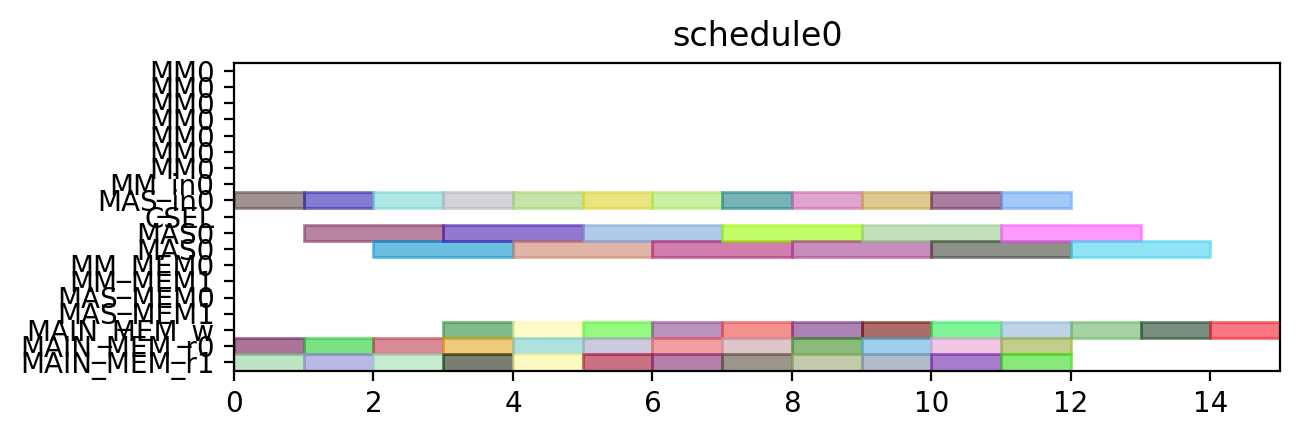

Write the Python code that produced this figure.
from pyschedule import Scenario, solvers, plotters, alt


def solve():
	horizon = 120
	S = Scenario("schedule0", horizon=horizon)

	# resource
	MM = S.Resources('MM', num=1, size=7)
	MM_in = S.Resources('MM_in', num=1)
	MAS_in = S.Resources('MAS_in', num=1)
	CSEL = S.Resource('CSEL')
	MAS = S.Resources('MAS', num=1, size=2, periods=range(1, horizon))
	MM_MEM = S.Resources('MM_MEM', num=2)
	MAS_MEM = S.Resources('MAS_MEM', num=2)
	MAIN_MEM_w = S.Resource('MAIN_MEM_w', size=1)
	MAIN_MEM_r = S.Resources('MAIN_MEM_r', num=2)

	# result of previous scheduling

	# new tasks
	c000 = S.Task('c000', length=2, delay_cost=1)
	c000 += alt(MAS)
	c000_in = S.Task('c000_in', length=1, delay_cost=1)
	c000_in += alt(MAS_in)
	S += c000_in*MAS_in[0]<=c000*MAS[0]

	S += 0<c000

	c000_w = S.Task('c000_w', length=1, delay_cost=1)
	c000_w += alt(MAIN_MEM_w)
	S += c000 <= c000_w

	c000_mem0 = S.Task('c000_mem0', length=1, delay_cost=1)
	c000_mem0 += MAIN_MEM_r[0]
	S += c000_mem0 <= c000

	c000_mem1 = S.Task('c000_mem1', length=1, delay_cost=1)
	c000_mem1 += MAIN_MEM_r[1]
	S += c000_mem1 <= c000

	c001 = S.Task('c001', length=2, delay_cost=1)
	c001 += alt(MAS)
	c001_in = S.Task('c001_in', length=1, delay_cost=1)
	c001_in += alt(MAS_in)
	S += c001_in*MAS_in[0]<=c001*MAS[0]

	S += 0<c001

	c001_w = S.Task('c001_w', length=1, delay_cost=1)
	c001_w += alt(MAIN_MEM_w)
	S += c001 <= c001_w

	c001_mem0 = S.Task('c001_mem0', length=1, delay_cost=1)
	c001_mem0 += MAIN_MEM_r[0]
	S += c001_mem0 <= c001

	c001_mem1 = S.Task('c001_mem1', length=1, delay_cost=1)
	c001_mem1 += MAIN_MEM_r[1]
	S += c001_mem1 <= c001

	c010 = S.Task('c010', length=2, delay_cost=1)
	c010 += alt(MAS)
	c010_in = S.Task('c010_in', length=1, delay_cost=1)
	c010_in += alt(MAS_in)
	S += c010_in*MAS_in[0]<=c010*MAS[0]

	S += 0<c010

	c010_w = S.Task('c010_w', length=1, delay_cost=1)
	c010_w += alt(MAIN_MEM_w)
	S += c010 <= c010_w

	c010_mem0 = S.Task('c010_mem0', length=1, delay_cost=1)
	c010_mem0 += MAIN_MEM_r[0]
	S += c010_mem0 <= c010

	c010_mem1 = S.Task('c010_mem1', length=1, delay_cost=1)
	c010_mem1 += MAIN_MEM_r[1]
	S += c010_mem1 <= c010

	c011 = S.Task('c011', length=2, delay_cost=1)
	c011 += alt(MAS)
	c011_in = S.Task('c011_in', length=1, delay_cost=1)
	c011_in += alt(MAS_in)
	S += c011_in*MAS_in[0]<=c011*MAS[0]

	S += 0<c011

	c011_w = S.Task('c011_w', length=1, delay_cost=1)
	c011_w += alt(MAIN_MEM_w)
	S += c011 <= c011_w

	c011_mem0 = S.Task('c011_mem0', length=1, delay_cost=1)
	c011_mem0 += MAIN_MEM_r[0]
	S += c011_mem0 <= c011

	c011_mem1 = S.Task('c011_mem1', length=1, delay_cost=1)
	c011_mem1 += MAIN_MEM_r[1]
	S += c011_mem1 <= c011

	c100 = S.Task('c100', length=2, delay_cost=1)
	c100 += alt(MAS)
	c100_in = S.Task('c100_in', length=1, delay_cost=1)
	c100_in += alt(MAS_in)
	S += c100_in*MAS_in[0]<=c100*MAS[0]

	S += 0<c100

	c100_w = S.Task('c100_w', length=1, delay_cost=1)
	c100_w += alt(MAIN_MEM_w)
	S += c100 <= c100_w

	c100_mem0 = S.Task('c100_mem0', length=1, delay_cost=1)
	c100_mem0 += MAIN_MEM_r[0]
	S += c100_mem0 <= c100

	c100_mem1 = S.Task('c100_mem1', length=1, delay_cost=1)
	c100_mem1 += MAIN_MEM_r[1]
	S += c100_mem1 <= c100

	c101 = S.Task('c101', length=2, delay_cost=1)
	c101 += alt(MAS)
	c101_in = S.Task('c101_in', length=1, delay_cost=1)
	c101_in += alt(MAS_in)
	S += c101_in*MAS_in[0]<=c101*MAS[0]

	S += 0<c101

	c101_w = S.Task('c101_w', length=1, delay_cost=1)
	c101_w += alt(MAIN_MEM_w)
	S += c101 <= c101_w

	c101_mem0 = S.Task('c101_mem0', length=1, delay_cost=1)
	c101_mem0 += MAIN_MEM_r[0]
	S += c101_mem0 <= c101

	c101_mem1 = S.Task('c101_mem1', length=1, delay_cost=1)
	c101_mem1 += MAIN_MEM_r[1]
	S += c101_mem1 <= c101

	c110 = S.Task('c110', length=2, delay_cost=1)
	c110 += alt(MAS)
	c110_in = S.Task('c110_in', length=1, delay_cost=1)
	c110_in += alt(MAS_in)
	S += c110_in*MAS_in[0]<=c110*MAS[0]

	S += 0<c110

	c110_w = S.Task('c110_w', length=1, delay_cost=1)
	c110_w += alt(MAIN_MEM_w)
	S += c110 <= c110_w

	c110_mem0 = S.Task('c110_mem0', length=1, delay_cost=1)
	c110_mem0 += MAIN_MEM_r[0]
	S += c110_mem0 <= c110

	c110_mem1 = S.Task('c110_mem1', length=1, delay_cost=1)
	c110_mem1 += MAIN_MEM_r[1]
	S += c110_mem1 <= c110

	c111 = S.Task('c111', length=2, delay_cost=1)
	c111 += alt(MAS)
	c111_in = S.Task('c111_in', length=1, delay_cost=1)
	c111_in += alt(MAS_in)
	S += c111_in*MAS_in[0]<=c111*MAS[0]

	S += 0<c111

	c111_w = S.Task('c111_w', length=1, delay_cost=1)
	c111_w += alt(MAIN_MEM_w)
	S += c111 <= c111_w

	c111_mem0 = S.Task('c111_mem0', length=1, delay_cost=1)
	c111_mem0 += MAIN_MEM_r[0]
	S += c111_mem0 <= c111

	c111_mem1 = S.Task('c111_mem1', length=1, delay_cost=1)
	c111_mem1 += MAIN_MEM_r[1]
	S += c111_mem1 <= c111

	c200 = S.Task('c200', length=2, delay_cost=1)
	c200 += alt(MAS)
	c200_in = S.Task('c200_in', length=1, delay_cost=1)
	c200_in += alt(MAS_in)
	S += c200_in*MAS_in[0]<=c200*MAS[0]

	S += 0<c200

	c200_w = S.Task('c200_w', length=1, delay_cost=1)
	c200_w += alt(MAIN_MEM_w)
	S += c200 <= c200_w

	c200_mem0 = S.Task('c200_mem0', length=1, delay_cost=1)
	c200_mem0 += MAIN_MEM_r[0]
	S += c200_mem0 <= c200

	c200_mem1 = S.Task('c200_mem1', length=1, delay_cost=1)
	c200_mem1 += MAIN_MEM_r[1]
	S += c200_mem1 <= c200

	c201 = S.Task('c201', length=2, delay_cost=1)
	c201 += alt(MAS)
	c201_in = S.Task('c201_in', length=1, delay_cost=1)
	c201_in += alt(MAS_in)
	S += c201_in*MAS_in[0]<=c201*MAS[0]

	S += 0<c201

	c201_w = S.Task('c201_w', length=1, delay_cost=1)
	c201_w += alt(MAIN_MEM_w)
	S += c201 <= c201_w

	c201_mem0 = S.Task('c201_mem0', length=1, delay_cost=1)
	c201_mem0 += MAIN_MEM_r[0]
	S += c201_mem0 <= c201

	c201_mem1 = S.Task('c201_mem1', length=1, delay_cost=1)
	c201_mem1 += MAIN_MEM_r[1]
	S += c201_mem1 <= c201

	c210 = S.Task('c210', length=2, delay_cost=1)
	c210 += alt(MAS)
	c210_in = S.Task('c210_in', length=1, delay_cost=1)
	c210_in += alt(MAS_in)
	S += c210_in*MAS_in[0]<=c210*MAS[0]

	S += 0<c210

	c210_w = S.Task('c210_w', length=1, delay_cost=1)
	c210_w += alt(MAIN_MEM_w)
	S += c210 <= c210_w

	c210_mem0 = S.Task('c210_mem0', length=1, delay_cost=1)
	c210_mem0 += MAIN_MEM_r[0]
	S += c210_mem0 <= c210

	c210_mem1 = S.Task('c210_mem1', length=1, delay_cost=1)
	c210_mem1 += MAIN_MEM_r[1]
	S += c210_mem1 <= c210

	c211 = S.Task('c211', length=2, delay_cost=1)
	c211 += alt(MAS)
	c211_in = S.Task('c211_in', length=1, delay_cost=1)
	c211_in += alt(MAS_in)
	S += c211_in*MAS_in[0]<=c211*MAS[0]

	S += 0<c211

	c211_w = S.Task('c211_w', length=1, delay_cost=1)
	c211_w += alt(MAIN_MEM_w)
	S += c211 <= c211_w

	c211_mem0 = S.Task('c211_mem0', length=1, delay_cost=1)
	c211_mem0 += MAIN_MEM_r[0]
	S += c211_mem0 <= c211

	c211_mem1 = S.Task('c211_mem1', length=1, delay_cost=1)
	c211_mem1 += MAIN_MEM_r[1]
	S += c211_mem1 <= c211

	solvers.mip.solve(S,msg=1,kind='CPLEX',ratio_gap=1.01)

	solution = [['hoge']*len(S.solution()[1]) for i in range(len(S.solution()))]
	for i in range(len(S.solution())):
		for j in range(len(S.solution()[i])):
			solution[i][j]=str(S.solution()[i][j])
	print(solution)

	cycles = int(solution[-1][3])

	pic_file_name = "/mnt/rose/usr1/fukuda/ABE/multiRAM_multiMAS_16mux/scheduling_result/stage7MM1_stage2MAS1/CONJ/schedule0.png"
	if(S.solution() != []):
		plotters.matplotlib.plot(S,img_filename=pic_file_name, show_task_labels=False, fig_size=(cycles*0.25+3, 2))

	return solution
